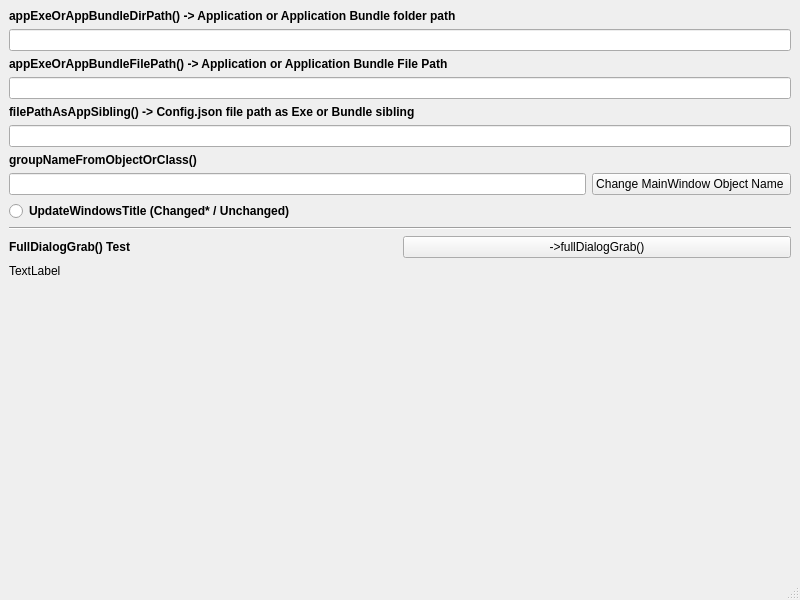
<?xml version="1.0" encoding="UTF-8"?>
<ui version="4.0">
 <class>MainWindow</class>
 <widget class="QMainWindow" name="MainWindow">
  <property name="geometry">
   <rect>
    <x>0</x>
    <y>0</y>
    <width>800</width>
    <height>600</height>
   </rect>
  </property>
  <widget class="QWidget" name="centralwidget">
   <layout class="QVBoxLayout" name="verticalLayout">
    <item>
     <widget class="QLabel" name="label_2">
      <property name="styleSheet">
       <string notr="true">font-weight: bold</string>
      </property>
      <property name="text">
       <string>appExeOrAppBundleDirPath() -&gt; Application or Application Bundle folder path</string>
      </property>
     </widget>
    </item>
    <item>
     <widget class="QLineEdit" name="txtAppBundleDirPath"/>
    </item>
    <item>
     <widget class="QLabel" name="label_6">
      <property name="styleSheet">
       <string notr="true">font-weight: bold</string>
      </property>
      <property name="text">
       <string>appExeOrAppBundleFilePath() -&gt; Application or Application Bundle File Path</string>
      </property>
     </widget>
    </item>
    <item>
     <widget class="QLineEdit" name="txtAppBundleFilePath"/>
    </item>
    <item>
     <widget class="QLabel" name="label_3">
      <property name="font">
       <font>
        <bold>true</bold>
       </font>
      </property>
      <property name="styleSheet">
       <string notr="true">font-weight: bold</string>
      </property>
      <property name="text">
       <string>filePathAsAppSibling() -&gt; Config.json file path as Exe or Bundle sibling</string>
      </property>
     </widget>
    </item>
    <item>
     <widget class="QLineEdit" name="txtConfigPath"/>
    </item>
    <item>
     <widget class="QLabel" name="label_4">
      <property name="styleSheet">
       <string notr="true">font-weight: bold</string>
      </property>
      <property name="text">
       <string>groupNameFromObjectOrClass()</string>
      </property>
     </widget>
    </item>
    <item>
     <layout class="QHBoxLayout" name="horizontalLayout">
      <item>
       <widget class="QLineEdit" name="txtGroupName"/>
      </item>
      <item>
       <widget class="QPushButton" name="cmdGroupName">
        <property name="text">
         <string>Change MainWindow Object Name </string>
        </property>
       </widget>
      </item>
     </layout>
    </item>
    <item>
     <widget class="QRadioButton" name="optUpdateWindowTitle">
      <property name="styleSheet">
       <string notr="true">font-weight: bold</string>
      </property>
      <property name="text">
       <string>UpdateWindowsTitle (Changed* / Unchanged)</string>
      </property>
     </widget>
    </item>
    <item>
     <widget class="Line" name="line">
      <property name="orientation">
       <enum>Qt::Orientation::Horizontal</enum>
      </property>
     </widget>
    </item>
    <item>
     <layout class="QHBoxLayout" name="horizontalLayout_2">
      <item>
       <widget class="QLabel" name="label_5">
        <property name="styleSheet">
         <string notr="true">font-weight: bold</string>
        </property>
        <property name="text">
         <string>FullDialogGrab() Test</string>
        </property>
       </widget>
      </item>
      <item>
       <widget class="QPushButton" name="cmdFullDialogGrab">
        <property name="text">
         <string>-&gt;fullDialogGrab()</string>
        </property>
       </widget>
      </item>
     </layout>
    </item>
    <item>
     <widget class="QLabel" name="txtFullDialogGrab">
      <property name="text">
       <string>TextLabel</string>
      </property>
     </widget>
    </item>
    <item>
     <spacer name="verticalSpacer">
      <property name="orientation">
       <enum>Qt::Orientation::Vertical</enum>
      </property>
      <property name="sizeHint" stdset="0">
       <size>
        <width>20</width>
        <height>388</height>
       </size>
      </property>
     </spacer>
    </item>
   </layout>
  </widget>
  <widget class="QMenuBar" name="menubar">
   <property name="geometry">
    <rect>
     <x>0</x>
     <y>0</y>
     <width>800</width>
     <height>22</height>
    </rect>
   </property>
  </widget>
  <widget class="QStatusBar" name="statusbar"/>
 </widget>
 <resources/>
 <connections/>
</ui>
